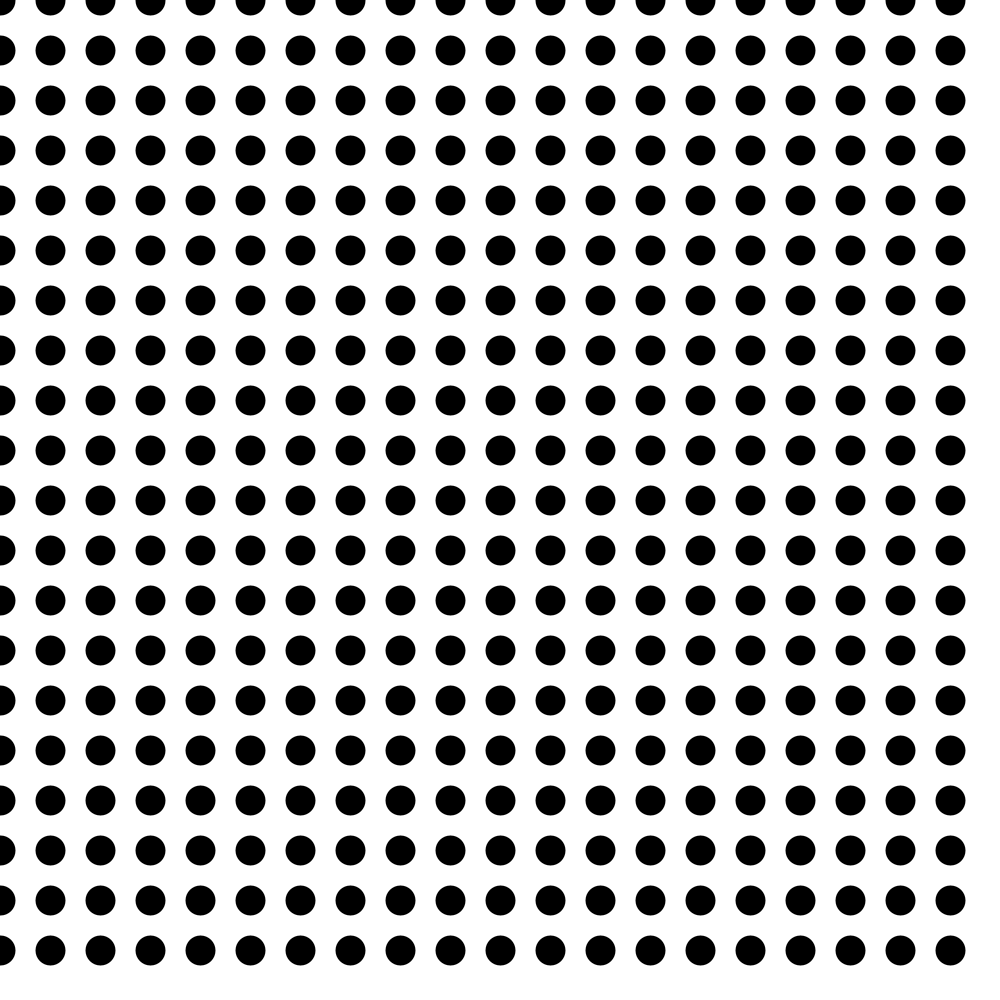
Frame 1 (no input)
Frame 60 (the mouse pressed at the canvas centre just before this capture): identical to frame 1, image omitted
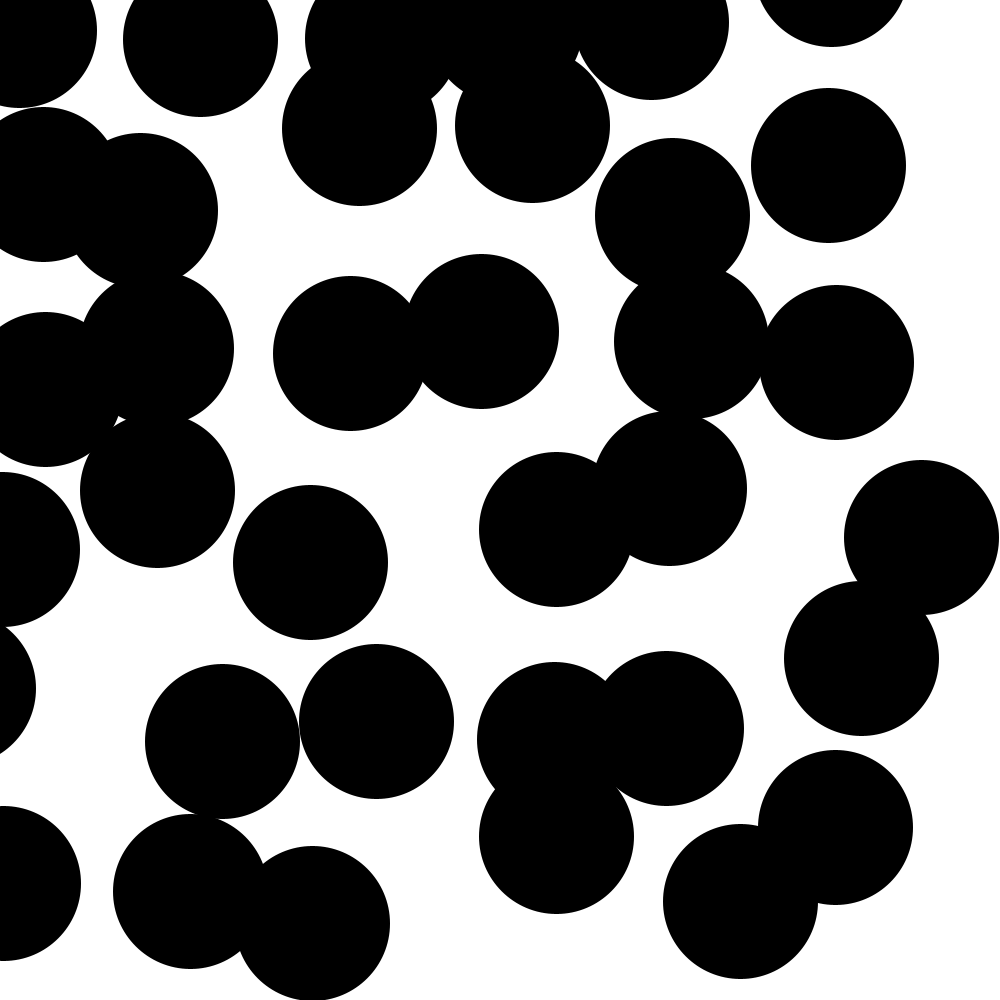
Frame 120 (the mouse held since frame 60 and released just before this capture)

The Processing sketch that drew these frames (run headless with seeded random() and noise(); from frame 60 on, the mouse is pressed at the canvas centre):

// Processing sketch: sketch_161019a_dotGrid
// ── sketch_161019a_dotGrid.pde
// Kreisraster mit Zufallsbewegungen


int increment;
float strokeColor, contour, randomRange, randomSize;

void setup() {
  size(1000,1000);
  frameRate(25);

}

void draw() {
  increment = mouseX/4+50;
  strokeColor = 0;
  randomRange = mouseY/10;
  contour = mouseX/4+30;

  background(255);
  noFill();
  smooth();
  pixelRaster();
}



void pixelRaster() {
  if (increment > 1) {
    stroke(strokeColor);
    strokeWeight(contour);
    for (int i = 0; i < 1000; i += increment) {
      for (int j = 0; j < 1000; j += increment) {
        point(i+random(-randomRange, randomRange), j+(random(-randomRange, randomRange)));
      }
    }
  }

}
